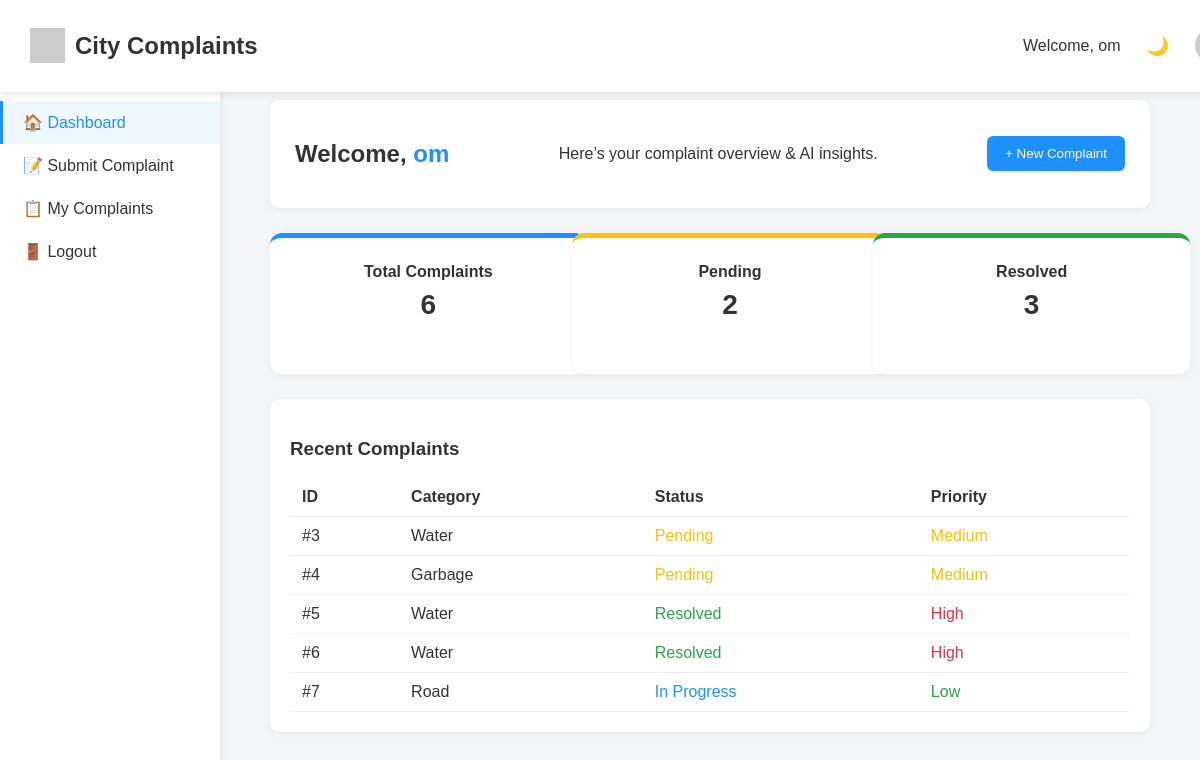
/citizen_dash (signed in), run on the app's committed database.
### app.py (models this page shows, shortened)
class User(UserMixin, db.Model):
    id = db.Column(db.Integer, primary_key=True)
    first_name = db.Column(db.String(80), nullable=False)
    last_name = db.Column(db.String(80), nullable=False)
    email = db.Column(db.String(120), unique=True, nullable=False)
    phone = db.Column(db.String(20))
    address = db.Column(db.String(250))
    password_hash = db.Column(db.String(255), nullable=False)
    profile_pic = db.Column(db.String(255), nullable=True)

class Complaint(db.Model):
    id = db.Column(db.Integer, primary_key=True)
    user_id = db.Column(db.Integer, db.ForeignKey('user.id'), nullable=False)
    title = db.Column(db.String(200), nullable=False)
    category = db.Column(db.String(100), nullable=False)
    description = db.Column(db.Text, nullable=False)
    location = db.Column(db.String(200), nullable=False)
    status = db.Column(db.String(50), default='Pending')
    priority = db.Column(db.String(50), default='Medium')
    created_at = db.Column(db.DateTime, default=db.func.current_timestamp())
    image = db.Column(db.String(255), nullable=True)
    assigned_staff_id = db.Column(db.Integer, db.ForeignKey('staff.id'), nullable=True)
    assigned_dept = db.Column(db.String(100), nullable=True)
    notes = db.Column(db.Text, nullable=True)
    proof_image = db.Column(db.String(255), nullable=True)
    user = db.relationship('User', backref=db.backref('complaints', lazy=True))
    assigned_staff = db.relationship('Staff', backref=db.backref('assigned_complaints', lazy=True))

### app.py (the view)
@app.route("/citizen_dash")
@login_required
def citizen_dash():
    complaints = Complaint.query.filter_by(user_id=current_user.id).all()
    total_complaints = len(complaints)
    pending = len([c for c in complaints if c.status == 'Pending'])
    resolved = len([c for c in complaints if c.status == 'Resolved'])
    high_priority = len([c for c in complaints if c.priority == 'High'])
    return render_template("citizen_dash.html",
                           user=current_user,
                           username=current_user.first_name,
                           complaints=complaints,
                           total_complaints=total_complaints,
                           pending=pending,
                           resolved=resolved,
                           high_priority=high_priority)

### app.py (called while the page is built)
@login_manager.user_loader
def load_user(user_id):
    return User.query.get(int(user_id))

### templates/citizen_dash.html (shortened to what this page needs)
<!DOCTYPE html>
<html lang="en">
<head>
  <link rel="stylesheet" href="../static/dashboard.css">
</head>
<body>
  <header class="navbar">
    <div class="nav-left">
      <img src="https://via.placeholder.com/50x50?text=Logo" alt="Logo" class="logo">
      <h2>City Complaints</h2>
    </div>
    <div class="nav-right">
      <span class="welcome">Welcome, {{ username }}</span>
      <button id="darkModeToggle" class="toggle-btn">🌙</button>
      <img src="https://via.placeholder.com/40x40?text=User" alt="Profile" class="profile">
    </div>
  </header>
  <aside class="sidebar">
    <ul>
      <li class="active">🏠 Dashboard</li>
      <li onclick="window.location.href='{{ url_for('submit_complaint') }}'">📝 Submit Complaint</li>
      <li onclick="window.location.href='{{ url_for('my_complaints') }}'">📋 My Complaints</li>
      <li onclick="window.location.href='{{ url_for('logout') }}'">🚪 Logout</li>
    </ul>
  </aside>
  <main class="main">
    <section class="hero">
      <h1>Welcome, <span class="highlight">{{ username }}</span></h1>
      <p>Here’s your complaint overview & AI insights.</p>
      <button class="new-complaint" onclick="window.location.href='{{ url_for('submit_complaint') }}'">+ New Complaint</button>
    </section>
    <section class="cards">
      <div class="card blue">
        <h3>Total Complaints</h3>
        <p>{{ total_complaints }}</p>
      </div>
      <div class="card orange">
        <h3>Pending</h3>
        <p>{{ pending }}</p>
      </div>
      <div class="card green">
        <h3>Resolved</h3>
        <p>{{ resolved }}</p>
      </div>
    </section>
    <section class="table-section">
      <h3>Recent Complaints</h3>
      <table>
        <thead>
          <tr>
            <th>ID</th>
            <th>Category</th>
            <th>Status</th>
            <th>Priority</th>
          </tr>
        </thead>
        <tbody>
          {% for complaint in complaints[:5] %}
          <tr>
            <td>#{{ complaint.id }}</td>
            <td>{{ complaint.category }}</td>
            <td><span class="status {{ complaint.status.lower() }}">{{ complaint.status }}</span></td>
            <td><span class="priority {{ complaint.priority.lower() }}">{{ complaint.priority }}</span></td>
          </tr>
          {% endfor %}
        </tbody>
      </table>
    </section>
  </main>
</body>
</html>

### static/dashboard.css (style rules this page uses)
body { margin: 0; font-family: 'Poppins', sans-serif; background: #f4f6f8; color: #333; display: flex; }
.navbar { position: fixed; width: 100%; top: 0; background: white; display: flex; justify-content: space-between; align-items: center; padding: 12px 30px; box-shadow: 0 2px 8px rgba(0,0,0,0.1); z-index: 10; }
.nav-left { display: flex; align-items: center; gap: 10px; }
.logo { width: 35px; height: 35px; }
.nav-right { display: flex; align-items: center; gap: 20px; }
.profile { width: 35px; height: 35px; border-radius: 50%; }
.toggle-btn { background: none; border: none; font-size: 18px; cursor: pointer; }
.sidebar { position: fixed; top: 65px; left: 0; width: 220px; background: white; height: 100vh; box-shadow: 2px 0 8px rgba(0,0,0,0.05); padding-top: 20px; }
.sidebar ul { list-style: none; padding: 0; }
.sidebar li { padding: 12px 20px; cursor: pointer; border-left: 3px solid transparent; transition: 0.3s; }
.sidebar li:hover, .sidebar .active { background: #1E90FF10; border-left: 3px solid #1E90FF; color: #1E90FF; }
.main { margin-left: 240px; margin-top: 80px; padding: 20px 30px; width: calc(100% - 260px); box-sizing: border-box; }
.hero { display: flex; flex-wrap: wrap; align-items: center; justify-content: space-between; background: white; padding: 20px 25px; border-radius: 10px; box-shadow: 0 2px 8px rgba(0,0,0,0.05); gap: 10px; }
.hero .highlight { color: #1E90FF; }
.new-complaint { background: #1E90FF; color: white; border: none; padding: 10px 18px; border-radius: 6px; cursor: pointer; transition: 0.3s; }
.cards { display: grid; grid-template-columns: repeat(auto-fit, minmax(250px, 1fr)); gap: 25px; margin-top: 25px; width: 100%; }
.card { background: white; padding: 25px 20px; border-radius: 12px; text-align: center; font-weight: 600; box-shadow: 0 2px 8px rgba(0,0,0,0.05); transition: transform 0.3s ease, box-shadow 0.3s ease; width: 100%; }
.card h3 { font-size: 1rem; margin: 0; }
.card p { font-size: 28px; margin-top: 8px; }
.card.blue { border-top: 5px solid #1E90FF; }
.card.orange { border-top: 5px solid #FFC107; }
.card.green { border-top: 5px solid #28A745; }
.table-section { margin-top: 25px; background: white; padding: 20px; border-radius: 10px; box-shadow: 0 2px 8px rgba(0,0,0,0.05); }
.table-section table { width: 100%; border-collapse: collapse; }
.table-section th, .table-section td { padding: 10px 12px; border-bottom: 1px solid #eee; text-align: left; }
.status.pending { color: #FFC107; }
.status.resolved { color: #28A745; }
.status.progress { color: #1E90FF; }
.priority.high { color: #DC3545; }
.priority.medium { color: #FFC107; }
.priority.low { color: #28A745; }

### data on the page
User: first_name "om"
Complaint: id "3", category "Water", status "Pending", priority "Medium"
Complaint: id "4", category "Garbage", status "Pending", priority "Medium"
Complaint: id "5", category "Water", status "Resolved", priority "High"
Complaint: id "6", category "Water", status "Resolved", priority "High"
Complaint: id "7", category "Road", status "In Progress", priority "Low"

### other printed values
{{ total_complaints }} "6"
{{ pending }} "2"
{{ resolved }} "3"
